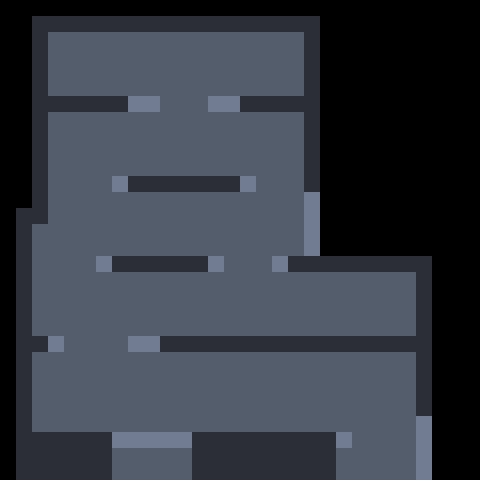

Tiled map render using the project's own tile images. Description and the map definition, with tile-layer contents summarised, below:
An orthogonal 30x30 tile map with 16x16 px tiles, 3 tile layers (background, wall, oneway).

<map version="1.10" tiledversion="1.11.2" orientation="orthogonal" renderorder="right-down" width="30" height="30" tilewidth="16" tileheight="16" infinite="0" nextlayerid="15" nextobjectid="1">
 <tileset firstgid="1" source="Tilemap_dungeon.tsx" />
 <layer id="10" name="background" width="30" height="30">
  <data>[900 cells, 564 non-empty, 2 distinct tile ids]</data>
 </layer>
 <layer id="13" name="wall" width="30" height="30">
  <data>[900 cells, 156 non-empty, 1 distinct tile ids]</data>
 </layer>
 <layer id="14" name="oneway" width="30" height="30">
  <data>[900 cells, 18 non-empty, 1 distinct tile ids]</data>
 </layer>
</map>
